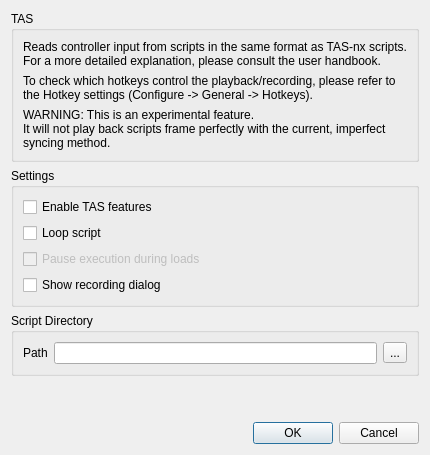
<?xml version="1.0" encoding="UTF-8"?>
<ui version="4.0">
 <class>ConfigureTas</class>
 <widget class="QDialog" name="ConfigureTas">
  <layout class="QVBoxLayout" name="verticalLayout_1">
   <item>
    <layout class="QHBoxLayout" name="horizontalLayout_1">
     <item>
      <widget class="QGroupBox" name="groupBox_1">
       <property name="title">
        <string>TAS</string>
       </property>
       <layout class="QGridLayout" name="gridLayout_1">
        <item row="0" column="0" colspan="4">
         <widget class="QLabel" name="label_1">
          <property name="text">
           <string>&lt;html&gt;&lt;head/&gt;&lt;body&gt;&lt;p&gt;Reads controller input from scripts in the same format as TAS-nx scripts.&lt;br/&gt;For a more detailed explanation, please consult the user handbook.&lt;/p&gt;&lt;/body&gt;&lt;/html&gt;</string>
          </property>
          <property name="openExternalLinks">
           <bool>true</bool>
          </property>
         </widget>
        </item>
        <item row="1" column="0" colspan="4">
         <widget class="QLabel" name="label_2">
          <property name="text">
           <string>To check which hotkeys control the playback/recording, please refer to the Hotkey settings (Configure -&gt; General -&gt; Hotkeys).</string>
          </property>
          <property name="wordWrap">
           <bool>true</bool>
          </property>
         </widget>
        </item>
        <item row="2" column="0" colspan="4">
         <widget class="QLabel" name="label_3">
          <property name="text">
           <string>WARNING: This is an experimental feature.&lt;br/&gt;It will not play back scripts frame perfectly with the current, imperfect syncing method.</string>
          </property>
          <property name="wordWrap">
           <bool>true</bool>
          </property>
         </widget>
        </item>
       </layout>
      </widget>
     </item>
    </layout>
   </item>
   <item>
    <layout class="QHBoxLayout" name="horizontalLayout_2">
     <item>
      <widget class="QGroupBox" name="groupBox_2">
       <property name="title">
        <string>Settings</string>
       </property>
       <layout class="QGridLayout" name="gridLayout_2">
        <item row="0" column="0" colspan="4">
         <widget class="QCheckBox" name="tas_enable">
          <property name="text">
           <string>Enable TAS features</string>
          </property>
         </widget>
        </item>
        <item row="1" column="0" colspan="4">
         <widget class="QCheckBox" name="tas_loop_script">
          <property name="text">
           <string>Loop script</string>
          </property>
         </widget>
        </item>
        <item row="2" column="0" colspan="4">
         <widget class="QCheckBox" name="tas_pause_on_load">
          <property name="enabled">
           <bool>false</bool>
          </property>
          <property name="text">
           <string>Pause execution during loads</string>
          </property>
         </widget>
        </item>
        <item row="3" column="0" colspan="4">
         <widget class="QCheckBox" name="tas_show_recording_dialog">
          <property name="text">
           <string>Show recording dialog</string>
          </property>
         </widget>
        </item>
       </layout>
      </widget>
     </item>
    </layout>
   </item>
   <item>
    <layout class="QHBoxLayout" name="horizontalLayout_3">
     <item>
      <widget class="QGroupBox" name="groupBox_3">
       <property name="title">
        <string>Script Directory</string>
       </property>
       <layout class="QGridLayout" name="gridLayout_3">
        <item row="0" column="0">
         <widget class="QLabel" name="label_4">
          <property name="text">
           <string>Path</string>
          </property>
         </widget>
        </item>
        <item row="0" column="3">
         <widget class="QToolButton" name="tas_path_button">
          <property name="text">
           <string>...</string>
          </property>
         </widget>
        </item>
        <item row="0" column="2">
         <widget class="QLineEdit" name="tas_path_edit"/>
        </item>
       </layout>
      </widget>
     </item>
    </layout>
   </item>
   <item>
    <spacer name="verticalSpacer">
     <property name="orientation">
      <enum>Qt::Vertical</enum>
     </property>
     <property name="sizeHint" stdset="0">
      <size>
       <width>20</width>
       <height>40</height>
      </size>
     </property>
    </spacer>
   </item>
   <item>
    <widget class="QDialogButtonBox" name="buttonBox">
     <property name="sizePolicy">
      <sizepolicy hsizetype="Preferred" vsizetype="Preferred">
       <horstretch>0</horstretch>
       <verstretch>0</verstretch>
      </sizepolicy>
     </property>
     <property name="orientation">
      <enum>Qt::Horizontal</enum>
     </property>
     <property name="standardButtons">
      <set>QDialogButtonBox::Cancel|QDialogButtonBox::Ok</set>
     </property>
    </widget>
   </item>
  </layout>
 </widget>
 <resources/>
 <connections>
  <connection>
   <sender>buttonBox</sender>
   <signal>accepted()</signal>
   <receiver>ConfigureTas</receiver>
   <slot>accept()</slot>
   <hints>
    <hint type="sourcelabel">
     <x>20</x>
     <y>20</y>
    </hint>
    <hint type="destinationlabel">
     <x>20</x>
     <y>20</y>
    </hint>
   </hints>
  </connection>
  <connection>
   <sender>buttonBox</sender>
   <signal>rejected()</signal>
   <receiver>ConfigureTas</receiver>
   <slot>reject()</slot>
   <hints>
    <hint type="sourcelabel">
     <x>20</x>
     <y>20</y>
    </hint>
    <hint type="destinationlabel">
     <x>20</x>
     <y>20</y>
    </hint>
   </hints>
  </connection>
 </connections>
</ui>
